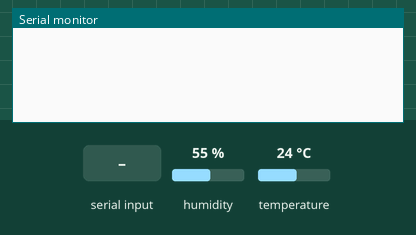
This sketch was run on a simulated Arduino Uno, built with avr-gcc and run on an emulated ATmega328P. Parts: the last lines printed to the serial monitor. Inputs (shaded band) come from the test bench; at power-on: humidity 55 %, temperature 24 °C.

Above: at 1.2 s.
1.3 s: "getData" received over Serial
At 2.6 s:
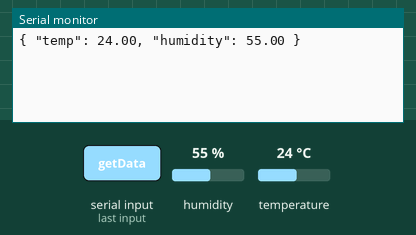
3.0 s: "1" received over Serial
At 4.1 s:
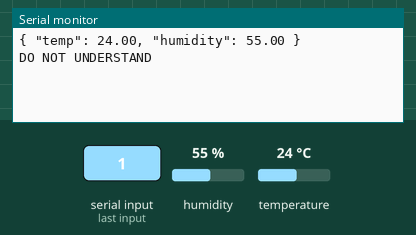

The sketch:

arduino_nano_temp.ino
```cpp
#include "DHT.h"

#define DHT_PIN 8
#define DHTTYPE DHT11

DHT dht(DHT_PIN, DHTTYPE);

String nom = "Arduino";
String msg;

void setup() {
 Serial.begin(9600);
 dht.begin();
}

void loop() {
 readSerialPort();
 if (msg != "") {
   sendData();
 }
 delay(500);
}

void readSerialPort() {
 msg = "";
 if (Serial.available()) {
   delay(10);
   while (Serial.available() > 0) {
     msg += (char)Serial.read();
   }
   Serial.flush();
 }
}

void sendData() {
 if (msg == "getData") {
  String temp = String(dht.readTemperature());
  String humidity= String(dht.readHumidity());
  Serial.println("{ \"temp\": " + temp + ", \"humidity\": " + humidity + " }");
 } else {
  Serial.print("DO NOT UNDERSTAND");
 }
}
```

Measured:
- after the input at 1.3 s, the serial monitor: prints a new line after 0.23 s (image 1)
- after the input at 3.0 s, the serial monitor: prints a new line at once (image 2)
